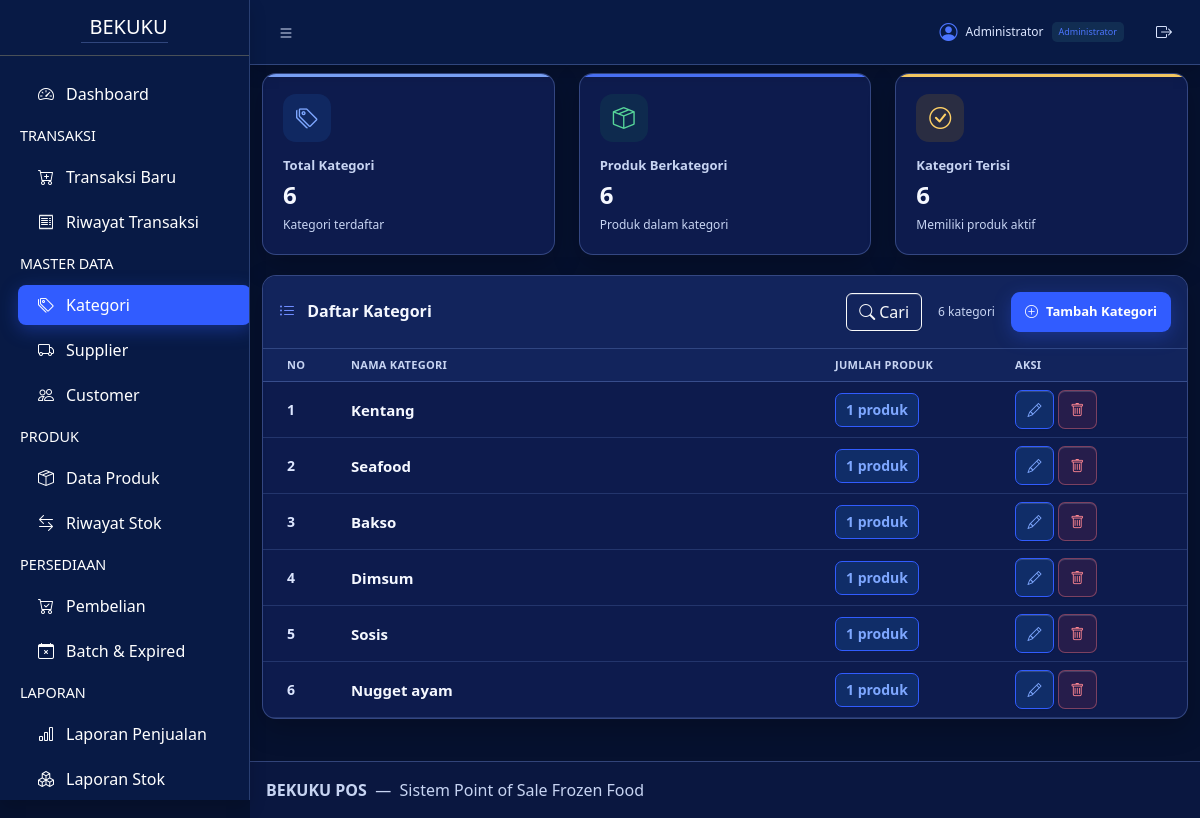
Screenshot of /categories/index.php (signed in) with the database file from the repository.
### tables this page shows
CREATE TABLE IF NOT EXISTS `categories` (
  `category_id` INT UNSIGNED NOT NULL AUTO_INCREMENT,
  `name` VARCHAR(100) NOT NULL,
  PRIMARY KEY (`category_id`),
  UNIQUE KEY `uq_categories_name` (`name`)
);

### config/app.php (called while the page is built, shortened)
<?php
function bekuku_base_path(): string
{
    $requestPath = parse_url($_SERVER['REQUEST_URI'] ?? '/', PHP_URL_PATH) ?: '/';
    $segments = array_values(array_filter(explode('/', $requestPath), 'strlen'));
    if ($segments !== []) {
        $candidate = '/' . $segments[0];
        $documentRoot = (string) ($_SERVER['DOCUMENT_ROOT'] ?? '');
        $projectName = basename(dirname(__DIR__));
    }
    return '';
}
function bekuku_url(string $path = ''): string
{
    $base = bekuku_base_path();
    if ($path === '') {
        return $base === '' ? '/' : $base;
    }
    $normalized = '/' . ltrim($path, '/');
    return $base === '' ? $normalized : $base . $normalized;
}

### categories/index.php (the view, shortened to what this page needs)
<?php
require_once __DIR__ . "/../config/app.php";
require_once __DIR__ . "/../config/database.php";
$stmt = $conn->query("
    SELECT
        c.category_id,
        c.name,
        COUNT(p.product_id) AS total_products
    FROM categories c
    LEFT JOIN products p
        ON c.category_id = p.category_id
    GROUP BY c.category_id, c.name
    ORDER BY c.category_id DESC
");
$categories = $stmt->fetchAll(PDO::FETCH_ASSOC);
$totalCategoryProducts = 0;
$categoriesWithProducts = 0;
foreach ($categories as $category) {
    $productCount = (int) $category['total_products'];
    $totalCategoryProducts += $productCount;
    if ($productCount > 0) {
        $categoriesWithProducts++;
    }
}
?>
<!DOCTYPE html>
<html lang="id">
<head>
    <link rel="stylesheet" href="https://cdn.jsdelivr.net/npm/bootstrap-icons@1.13.1/font/bootstrap-icons.min.css">
    <link rel="stylesheet" href="<?= bekuku_url('assets/css/categories.css') ?>?v=202610240021">
</head>
<body class="layout-fixed sidebar-expand-lg bg-body-tertiary">
<div class="app-wrapper">
    <?php require_once __DIR__ . "/../includes/header.php"; ?>
    <main class="app-main">
        <div class="container-fluid dashboard-wrapper">
            <div class="row">
                <div class="col-xl-4 col-md-6">
                    <div class="dashboard-stat stat-blue">
                        <div class="stat-icon">
                            <i class="bi bi-tags"></i>
                        </div>
                        <div class="stat-label">
                            Total Kategori
                        </div>
                        <div class="stat-value">
                            <?= number_format(count($categories)) ?>
                        </div>
                        <div class="stat-description">
                            Kategori terdaftar
                        </div>
                    </div>
                </div>
                <div class="col-xl-4 col-md-6">
                    <div class="dashboard-stat stat-green">
                        <div class="stat-icon">
                            <i class="bi bi-box-seam"></i>
                        </div>
                        <div class="stat-label">
                            Produk Berkategori
                        </div>
                        <div class="stat-value">
                            <?= number_format($totalCategoryProducts) ?>
                        </div>
                        <div class="stat-description">
                            Produk dalam kategori
                        </div>
                    </div>
                </div>
                <div class="col-xl-4 col-md-6">
                    <div class="dashboard-stat stat-yellow">
                        <div class="stat-icon">
                            <i class="bi bi-check-circle"></i>
                        </div>
                        <div class="stat-label">
                            Kategori Terisi
                        </div>
                        <div class="stat-value">
                            <?= number_format($categoriesWithProducts) ?>
                        </div>
                        <div class="stat-description">
                            Memiliki produk aktif
                        </div>
                    </div>
                </div>
            </div>
            <section class="card products-list-card categories-list-card data-table-card">
                <div class="card-header d-flex align-items-center justify-content-between">
                    <h3 class="card-title">
                        <i class="bi bi-list-ul me-2"></i>
                        Daftar Kategori
                    </h3>
                    <div class="d-flex align-items-center gap-3">
                    <button type="button" class="btn btn-outline-light data-table-filter-toggle" aria-expanded="false">
                        <i class="bi bi-search me-1"></i>Cari
                    </button>
                    <span class="products-count">
                        <?= number_format(count($categories)) ?>
                        kategori
                    </span>
                    <button type="button" id="btnTambahKategori" class="btn dashboard-product-add-button">
                        <i class="bi bi-plus-circle me-1"></i>Tambah Kategori
                    </button>
                    </div>
                </div>
                <div class="card-body p-0">
                    <?php if (count($categories) > 0): ?>
                        <div class="table-responsive">
                            <table class="table table-hover align-middle mb-0">
                                <thead>
                                    <tr>
                                        <th width="80">
                                            No
                                        </th>
                                        <th>
                                            Nama Kategori
                                        </th>
                                        <th width="180">
                                            Jumlah Produk
                                        </th>
                                        <th width="180">
                                            Aksi
                                        </th>
                                    </tr>
                                </thead>
                                <tbody>
                                    <?php
                                    $no = 1;
                                    foreach ($categories as $category):
                                    ?>
                                        <tr>
                                            <td>
                                                <?= $no++; ?>
                                            </td>
                                            <td>
                                                <strong>
                                                    <?= htmlspecialchars(
                                                        $category["name"]
                                                    ); ?>
                                                </strong>
                                            </td>
                                            <td>
                                                <span class="category-product-count">
                                                    <?= number_format(
                                                        (int) $category["total_products"]
                                                    ); ?>
                                                    produk
                                                </span>
                                            </td>
                                            <td>
                                                <a
                                                    href="edit.php?id=<?= $category["category_id"]; ?>&popup=1"
                                                    class="btn btn-sm btn-outline-info"
                                                    title="Edit kategori"
                                                    aria-label="Edit kategori"
                                                    data-popup-edit-category
                                                    data-popup-url="edit.php?id=<?= $category["category_id"]; ?>&popup=1"
                                                    data-modal-title="Edit Kategori"
                                                >
                                                    <i class="bi bi-pencil"></i>
                                                </a>
                                                <form
                                                    method="post"
                                                    action="delete.php"
                                                    class="d-inline"
                                                    data-delete-confirm
                                                    data-delete-label="kategori"
                                                >
                                                    <button
                                                        type="submit"
                                                        class="btn btn-sm btn-outline-danger"
                                                        title="Hapus kategori"
                                                        aria-label="Hapus kategori"
                                                    >
                                                        <i class="bi bi-trash"></i>
                                                    </button>
                                                </form>
                                            </td>
                                        </tr>
                                    <?php endforeach; ?>
                                </tbody>
                            </table>
                        </div>
                    <?php endif; ?>
                </div>
            </section>
        </div>
    </main>
    <?php require_once __DIR__ . "/../includes/footer.php"; ?>
</div>
</body>
</html>

### assets/css/popup-scrollbars.css (style rules this page uses)
html, body, * { scrollbar-color: #263d78 #07112f; scrollbar-width: thin; }

### rows the page displays
categories: name "Kentang", total_products "1"
categories: name "Seafood", total_products "1"
categories: name "Bakso", total_products "1"
categories: name "Dimsum", total_products "1"
categories: name "Sosis", total_products "1"
categories: name "Nugget ayam", total_products "1"

### other values shown
$currentUser['name'] "Administrator"
bekuku_role_label($currentUser['role'] ?? '') "Administrator"
count($categories) "6"
$totalCategoryProducts "6"
$categoriesWithProducts "6"
